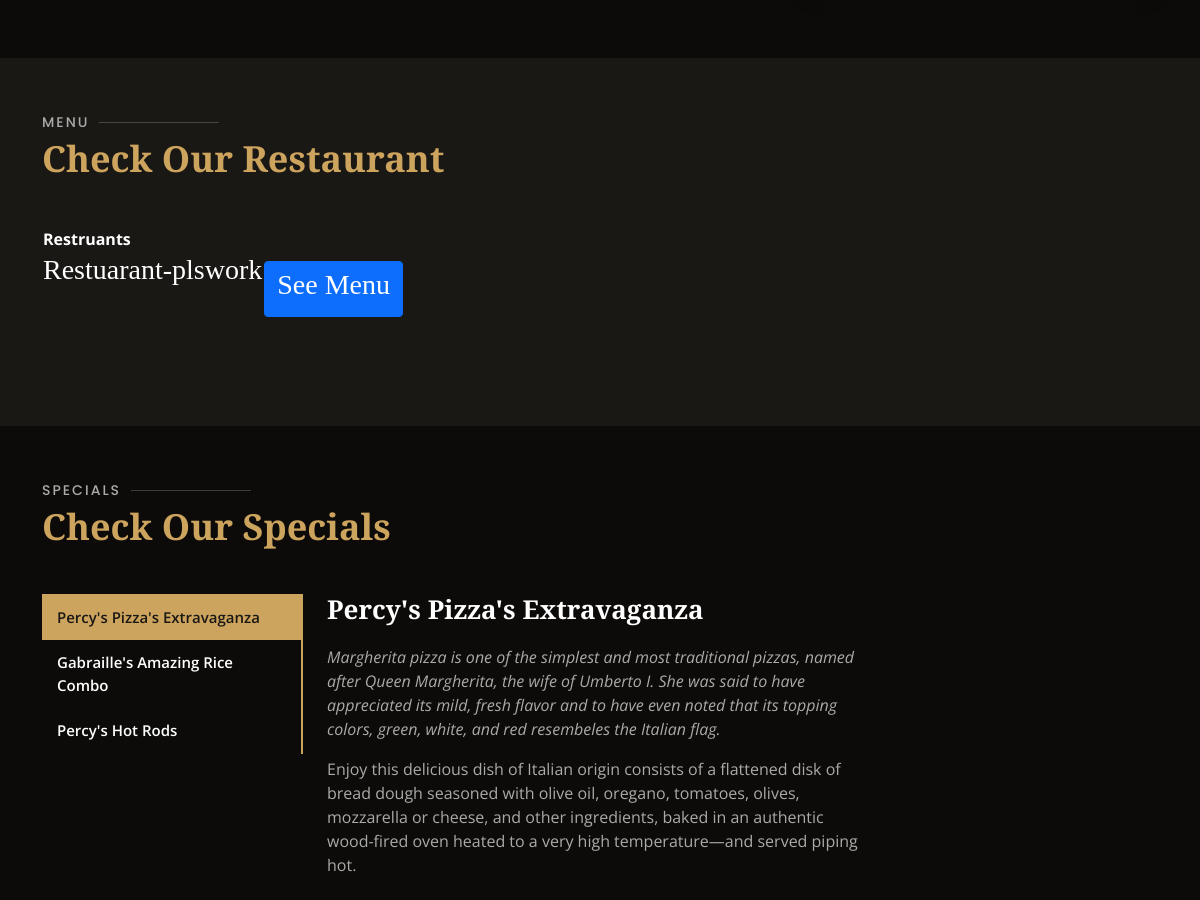
Before: / (middle part) with the older database file.
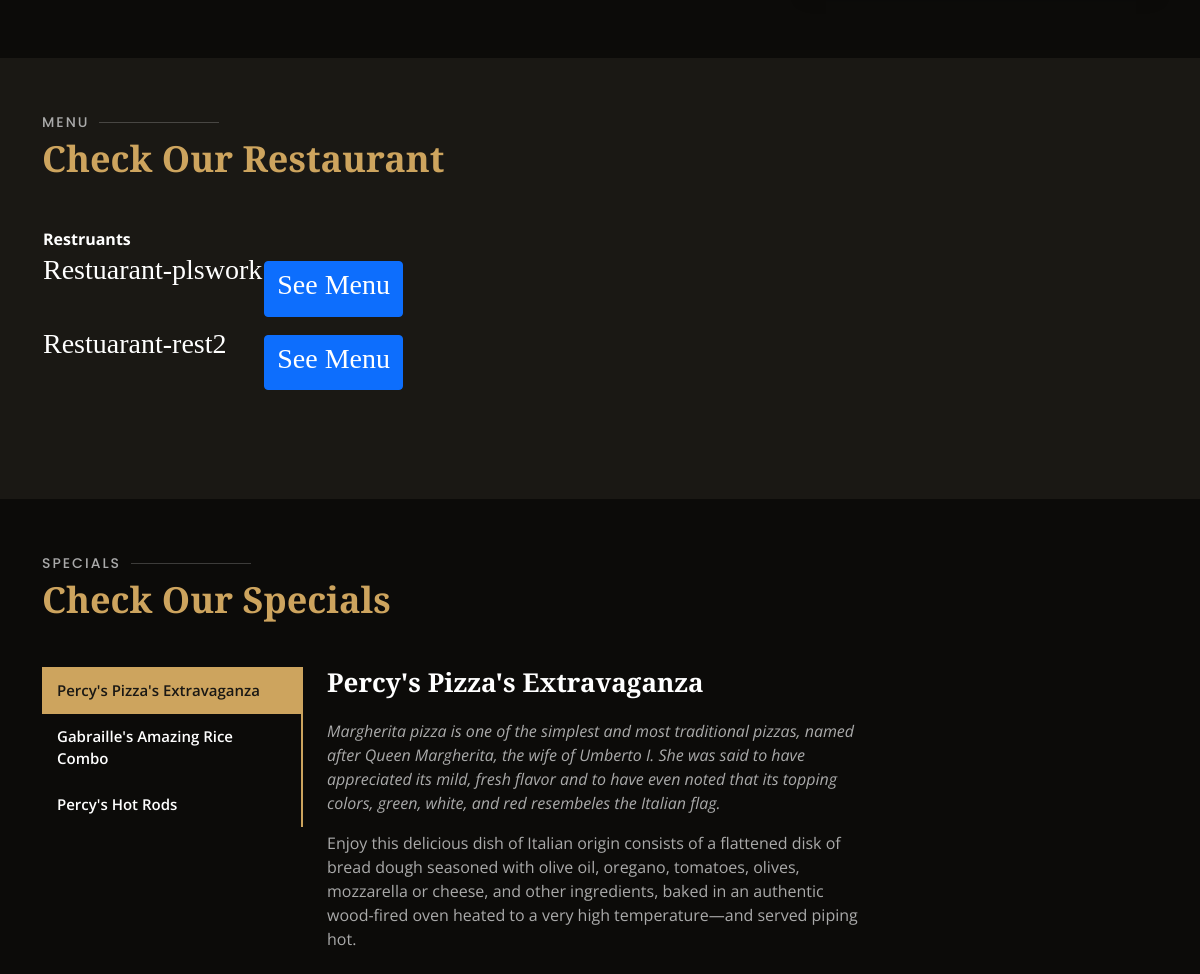
After: the same page with the newer database file.
### app/models.py (models this page shows)
class Restadmin(db.Model):
    rid = db.Column(db.Integer, primary_key=True, autoincrement=True)
    rname = db.Column(db.String(250), nullable=False)
    rmail = db.Column(db.String(250), unique=True, nullable=False)
    rmobile = db.Column(db.Integer,unique=True, nullable=False)
    raddress = db.Column(db.String(250), nullable=False)
    rpassword = db.Column(db.String, nullable=False)

### app/views.py (the view)
@app.route('/index')
@app.route("/")
def landingPage():
    ip_addr = request.remote_addr
    app.logger.info("User IP: " + ip_addr + " visited the site")
    app.logger.warning("fein")
    file_log.info("TESTING FILELOG")
    return render_template('landingPage.html', restadmin=Restadmin.query.all())

### app/templates/landingPage.html (shortened to what this page needs)
<!DOCTYPE html>
<html lang="en">
<head>
  <link href="../static/assets/vendor/animate.css/animate.min.css" rel="stylesheet">
  <link href="../static/assets/vendor/aos/aos.css" rel="stylesheet">
  <link href="../static/assets/vendor/bootstrap/css/bootstrap.min.css" rel="stylesheet">
  <link href="../static/assets/vendor/bootstrap-icons/bootstrap-icons.css" rel="stylesheet">
  <link href="../static/assets/vendor/boxicons/css/boxicons.min.css" rel="stylesheet">
  <link href="../static/assets/vendor/glightbox/css/glightbox.min.css" rel="stylesheet">
  <link href="../static/assets/vendor/swiper/swiper-bundle.min.css" rel="stylesheet">
  <link href="../static/default1.css" rel="stylesheet">
  <link rel="stylesheet" type="text/css"  href="../static/assets/vendor/bootstrap/css/bootstrap.css">
  <link href="../static/landingPage.css" rel="stylesheet">
</head>
<body>
  <main id="main">
    <section id="why-us" class="why-us">
    </section>
   <section id="menu" class="menu section-bg">
    <div class="container" data-aos="fade-up">
      <div class="section-title">
        <h2>Menu</h2>
        <p>Check Our Restaurant</p>
      </div>
      <div id="portfolio">
        <div class="section-title ">
           <table >
            <tr>
             <td> <b> Restruants </b>  </td>
             <td> <b> </b>  </td>
            </tr>
   <tr>{% for i in restadmin %}
        <div class="row">
                <div class="hover-bg">
                  <div class="hover-text">
                   <td>
                        <h3>Restuarant-{{ i.rname }}</h3>
                      </td><td>
                      <button class="btn btn-primary text-center"  onclick="plslogin()"> <h3>See Menu</h3></button>
                     </td>
                    </tr>
            </div>
         {% endfor %}
     </div>
    </div>
  </section>
    <section id="specials" class="specials">
      <div class="container" data-aos="fade-up">
        <div class="section-title">
          <h2>Specials</h2>
          <p>Check Our Specials</p>
        </div>
        <div class="row" data-aos="fade-up" data-aos-delay="100">
          <div class="col-lg-3">
            <ul class="nav nav-tabs flex-column">
              <li class="nav-item">
                <a class="nav-link active show" data-bs-toggle="tab" href="#tab-1">Percy's Pizza's Extravaganza</a>
              </li>
              <li class="nav-item">
                <a class="nav-link" data-bs-toggle="tab" href="#tab-2">Gabraille's Amazing Rice Combo</a>
              </li>
              <li class="nav-item">
                <a class="nav-link" data-bs-toggle="tab" href="#tab-3">Percy's Hot Rods</a>
              </li>
            </ul>
          </div>
          <div class="col-lg-9 mt-4 mt-lg-0">
            <div class="tab-content">
              <div class="tab-pane active show" id="tab-1">
                <div class="row">
                  <div class="col-lg-8 details order-2 order-lg-1">
                    <h3>Percy's Pizza's Extravaganza</h3>
                    <p class="fst-italic">Margherita pizza is one of the simplest and most traditional pizzas, named after Queen Margherita, the wife of Umberto I. She was said to have appreciated its mild, fresh flavor and to have even noted that its topping colors, green, white, and red resembeles the Italian flag.</p>
                    <p>Enjoy this delicious dish of Italian origin consists of a flattened disk of bread dough seasoned with olive oil, oregano, tomatoes, olives, mozzarella or cheese, and other ingredients, baked in an authentic wood-fired oven heated to a very high temperature—and served piping hot.</p></p>
                  </div>
                  <div class="col-lg-4 text-center order-1 order-lg-2">
                  </div>
                </div>
              </div>
          </div>
        </div>
      </div>
    </section>
  </main>
</body>
</html>

### app/static/landingPage.css (style rules this page uses)
body { font-family: "Open Sans", sans-serif; background: #0c0b09; color: #fff; }
a { color: #cda45e; text-decoration: none; }
h1, h2, h3, h4, h5, h6 { font-family: "Playfair Display", serif; }
::placeholder { color:white; }
section { padding: 60px 0; overflow: hidden; }
.section-bg { background-color: #1a1814; }
.section-title { padding-bottom: 40px; }
.section-title h2 { font-size: 14px; font-weight: 500; padding: 0; line-height: 1px; margin: 0 0 5px 0; letter-spacing: 2px; text-transform: uppercase; color: #aaaaaa; font-family: "Poppins", sans-serif; }
.section-title h2::after { content: ""; width: 120px; height: 1px; display: inline-block; background: rgba(255, 255, 255, 0.2); margin: 4px 10px; }
.section-title p { margin: 0; margin: 0; font-size: 36px; font-weight: 700; font-family: "Playfair Display", serif; color: #cda45e; }
.specials { overflow: hidden; }
.specials .nav-tabs { border: 0; }
.specials .nav-link { border: 0; padding: 12px 15px; transition: 0.3s; color: #fff; border-radius: 0; border-right: 2px solid #cda45e; font-weight: 600; font-size: 15px; }
.specials .nav-link.active { color: #1a1814; background: #cda45e; border-color: #cda45e; }
.specials .tab-pane.active { -webkit-animation: fadeIn 0.5s ease-out; animation: fadeIn 0.5s ease-out; }
.specials .details h3 { font-size: 26px; font-weight: 600; margin-bottom: 20px; color: #fff; }
.specials .details p { color: #aaaaaa; }

### app/templates/landingPage.html (style rules this page uses)
body { overflow-x:hidden; }

Changed rows visible on the page:
added Restadmin: rname "rest2"
